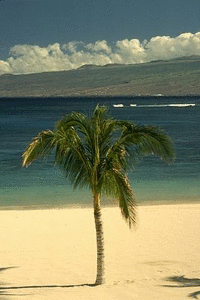
//> input picture data/input.pnm, 200 x 300 px
$ ./fzsegment 2 2 100 ../data/input.pnm out.png   (built with g++ and OpenCV 4)
//> lines starting //> are read from the running program, lines starting //| are printed output that depends on the picture
### src/disjoint-set.h
// [17 lines of licence text are left out]

#ifndef DISJOINT_SET
#define DISJOINT_SET

// disjoint-set forests using union-by-rank and path compression (sort of).

typedef struct {
  int rank;
  int p;
  int size;
} uni_elt;

class universe {
public:
  universe(int elements);
  ~universe();
  int find(int x);
  void join(int x, int y);
  int size(int x) const { return elts[x].size; }
  int num_sets() const { return num; }

private:
  uni_elt *elts;
  int num;
};

universe::universe(int elements) {
  elts = new uni_elt[elements];
  num = elements;
  for (int i = 0; i < elements; i++) {
    elts[i].rank = 0;
    elts[i].size = 1;
    elts[i].p = i;
  }
}

universe::~universe() {
  delete [] elts;
}

int universe::find(int x) {
  int y = x;
  while (y != elts[y].p)
    y = elts[y].p;
  elts[x].p = y;
  return y;
}

void universe::join(int x, int y) {
  if (elts[x].rank > elts[y].rank) {
    elts[y].p = x;
    elts[x].size += elts[y].size;
  } else {
    elts[x].p = y;
    elts[y].size += elts[x].size;
    if (elts[x].rank == elts[y].rank)
      elts[y].rank++;
  }
  num--;
}

#endif

### src/segment-graph.h
// [17 lines of licence text are left out]

#ifndef SEGMENT_GRAPH
#define SEGMENT_GRAPH

#include <algorithm>
#include <cmath>
#include "disjoint-set.h"

// threshold function
#define THRESHOLD(size, c) (c/size)

typedef struct {
  float w;
  int a, b;
} edge;

bool operator<(const edge &a, const edge &b) {
  return a.w < b.w;
}

/*
 * Segment a graph
 *
 * Returns a disjoint-set forest representing the segmentation.
 *
 * num_vertices: number of vertices in graph.
 * num_edges: number of edges in graph
 * edges: array of edges.
 * c: constant for treshold function.
 */
universe *segment_graph(int num_vertices, int num_edges, edge *edges,
			float c) {
  // sort edges by weight
  std::sort(edges, edges + num_edges);

  // make a disjoint-set forest
  universe *u = new universe(num_vertices);

  // init thresholds
  float *threshold = new float[num_vertices];
  for (int i = 0; i < num_vertices; i++)
    threshold[i] = THRESHOLD(1,c);

  // for each edge, in non-decreasing weight order...
  for (int i = 0; i < num_edges; i++) {
    edge *pedge = &edges[i];

    // components conected by this edge
    int a = u->find(pedge->a);
    int b = u->find(pedge->b);
    if (a != b) {
      if ((pedge->w <= threshold[a]) &&
	  (pedge->w <= threshold[b])) {
	u->join(a, b);
	a = u->find(a);
	threshold[a] = pedge->w + THRESHOLD(u->size(a), c);
      }
    }
  }

  // free up
  delete threshold;
  return u;
}

#endif

### src/fz-segment-image.h
// [17 lines of licence text are left out]

#ifndef SEGMENT_IMAGE
#define SEGMENT_IMAGE

#include <cstdlib>
#include <vector>
//#include <image.h>
//#include <misc.h>
//#include <filter.h>
#include "segment-graph.h"
#include "opencv2/imgproc/imgproc.hpp"

template <class T>
inline T square(const T &x) { return x*x; };

// random color
cv::Vec3b random_rgb(){
  //rgb c;
  //double r;
  cv::Vec3b c;

  c[0] = (uchar)random();
  c[1] = (uchar)random();
  c[2] = (uchar)random();

  return c;
}

// dissimilarity measure between pixels
static inline float diff(cv::Mat *im, int x1, int y1, int x2, int y2) {
  cv::Vec3b p1 = im->at<cv::Vec3b>(y1, x1);
  cv::Vec3b p2 = im->at<cv::Vec3b>(y2, x2);
  return sqrt(square(p1[0]-p2[0]) + square(p1[1]-p2[1]) + square(p1[2]-p2[2]));
}

// image convolution
void convolve_image(cv::Mat *src, cv::Mat *dst, std::vector<float> &mask) {
  int width = src->size().width, height = src->size().height;
  int len = mask.size();
  for (int y=0; y<height; y++) {
    for (int x=0; x<width; x++) {
      cv::Vec3b pixel = src->at<cv::Vec3b>(y, x);
      float sumr = mask[0]*pixel[0], sumg = mask[0]*pixel[1],
        sumb = mask[0]*pixel[2];
      for (int i=1; i<len; i++) {
        cv::Vec3b p1 = src->at<cv::Vec3b>(y, std::max(x-i, 0));
        cv::Vec3b p2 = src->at<cv::Vec3b>(y, std::min(x+i, width-1));
        sumr += mask[i]*(p1[0]+p2[1]);
        sumg += mask[i]*(p1[1]+p2[1]);
        sumb += mask[i]*(p1[2]+p2[2]);
      }
      pixel[0] = sumr;
      pixel[1] = sumg;
      pixel[2] = sumb;
      dst->at<cv::Vec3b>(x, y) = pixel;
    }
  }

}

// felzenswalb isnt using a standard gaussian filter
cv::Mat *smooth_image(cv::Mat *src, float sigma) {
  int width = src->size().width, height = src->size().height;
  // create mask
  sigma = std::max(sigma,0.01F);
  int WIDTH = 1;
  int len = (int)ceil(sigma*WIDTH) + 1;
  std::vector<float> mask(len);
  for (int i=0; i<len; i++) {
    mask[i] = exp(-0.5*square(i/sigma));
  }
  // normalise mask so it integrates to 1
  float sum = 0.0;
  for (int i=1; i<len; i++)
    sum += fabs(mask[i]);
  sum = 2*sum + fabs(mask[0]);
  for (int i=0; i<len; i++)
    mask[i] /= sum;
  // perform filtering
  cv::Mat *tmp = new cv::Mat(width, height, CV_8UC3, cv::Scalar(0,0,0));
  cv::Mat *dst = new cv::Mat(height, width, CV_8UC3, cv::Scalar(0,0,0));
  convolve_image(src, tmp, mask);
  convolve_image(tmp, dst, mask);
  // return result
  delete tmp;
  return dst;
}

/*
 * Segment an image
 *
 * Returns a color image representing the segmentation.
 *
 * im: image to segment.
 * sigma: to smooth the image.
 * c: constant for threshold function.
 * min_size: minimum component size (enforced by post-processing stage).
 * num_ccs: number of connected components in the segmentation.
 */
cv::Mat *segment_image(cv::Mat *im, float sigma, float c, int min_size,
			  int *num_ccs) {
  int width = im->size().width;
  int height = im->size().height;

  // produce a smoothed version of the original image
  // gaussian smoothing exp(-0.5*square(i/sigma), N = 4*sigma+1
  //int len = 2*(int)ceil(sigma * 4) + 1;
  //cv::Mat *smooth = new cv::Mat(height, width, CV_8UC3, cv::Scalar(0,0,0));
  //cv::GaussianBlur(*im, *smooth, cv::Size(0,0), sigma, 0);
  cv::Mat *smooth = smooth_image(im, sigma);

  // build graph
  edge *edges = new edge[width*height*4];
  int num = 0;
  for (int y = 0; y < height; y++) {
    for (int x = 0; x < width; x++) {
      if (x < width-1) {
        edges[num].a = y * width + x;
        edges[num].b = y * width + (x+1);
        edges[num].w = diff(smooth, x, y, x+1, y);
        num++;
      }

      if (y < height-1) {
        edges[num].a = y * width + x;
        edges[num].b = (y+1) * width + x;
        edges[num].w = diff(smooth, x, y, x, y+1);
        num++;
      }

      if ((x < width-1) && (y < height-1)) {
        edges[num].a = y * width + x;
        edges[num].b = (y+1) * width + (x+1);
        edges[num].w = diff(smooth, x, y, x+1, y+1);
        num++;
      }

      if ((x < width-1) && (y > 0)) {
        edges[num].a = y * width + x;
        edges[num].b = (y-1) * width + (x+1);
        edges[num].w = diff(smooth, x, y, x+1, y-1);
        num++;
      }
    }
  }
  delete smooth;

  // segment
  universe *u = segment_graph(width*height, num, edges, c);

  // post process small components
  for (int i = 0; i < num; i++) {
    int a = u->find(edges[i].a);
    int b = u->find(edges[i].b);
    if ((a != b) && ((u->size(a) < min_size) || (u->size(b) < min_size)))
      u->join(a, b);
  }
  delete [] edges;
  *num_ccs = u->num_sets();

  cv::Mat *output = new cv::Mat(height, width, CV_8UC3, cv::Scalar(0,0,0));
  // pick random colors for each component
  cv::Vec3b *colors = new cv::Vec3b[width*height];
  for (int i = 0; i < width*height; i++)
    colors[i] = random_rgb();

  for (int y = 0; y < height; y++) {
    for (int x = 0; x < width; x++) {
      int comp = u->find(y * width + x);
      cv::Vec3b pixel = output->at<cv::Vec3b>(y, x);
      pixel[0] = colors[comp][0];
      pixel[1] = colors[comp][1];
      pixel[2] = colors[comp][2];
      output->at<cv::Vec3b>(y, x) = pixel;
    }
  }

  delete [] colors;
  delete u;

  return output;
}

#endif

### src/fzsegment.cpp
/*
    fzsegment.cpp

    port of the felzenswalb segmentation code to opencv
*/

// c++
#include <iostream>
#include <cstdio>
#include <cstdlib>
// opencv
#include <opencv2/core/core.hpp>
#include <opencv2/highgui/highgui.hpp>
// local includes
#include "fz-segment-image.h"

int main(int argc, char **argv) {
  if (argc != 6) {
    std::cerr <<  "usage: " << argv[0] << " sigma k min input(ppm) output(ppm)\n";
    return 1;
  }

  float sigma = atof(argv[1]);
  float k = atof(argv[2]);
  int min_size = atoi(argv[3]);

  std::cout << "loading input image.\n";
  cv::Mat im = cv::imread(argv[4]);
//> im is the input picture: 300 rows x 200 cols, CV_8UC3; mean B, G, R 105, 133.3, 129.5
  if (!im.data)
  {
      std::cout << "failed to load : " << argv[4] << std::endl;
      return -1;
  }
  std::cout << "processing\n";
  int num_ccs;
  cv::Mat *seg = segment_image(&im, sigma, k, min_size, &num_ccs);
//> after the loop in convolve_image, `for (int y=0; y<height; y++)`:
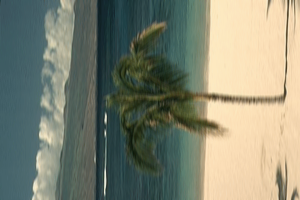
//> dst: 200 rows x 300 cols, CV_8UC3; mean B, G, R 115.1, 132.8, 129
//> after the loop in convolve_image (call 2), `for (int y=0; y<height; y++)`:
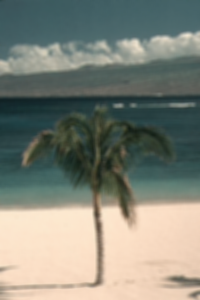
//> dst: 300 rows x 200 cols, CV_8UC3; mean B, G, R 121.3, 132.3, 128.6
//> the loop in segment_image, `for (int y = 0; y < height; y++)` made 300 passes
//> num on passes 1 to 3: 598, 1395, 2192
//> after the loop in segment_image, `for (int y = 0; y < height; y++)`: num = 238502
//> the loop in segment_graph, `for (int i = 0; i < num_edges; i++)` made 238502 passes
//> (pedge->a, a, pedge->b, b) on passes 2, 3, 4, 5, 6, 8, 9, 11, 12, 13, 16, 17: (8034, 7835, 7835, 7835), (54431, 54432, 54432, 54432), (46005, 46006, 46006, 46006), (8036, 8037, 8037, 8037), (46005, 46006, 46205, 46205), (54433, 54434, 54434, 54434), (46006, 46006, 46206, 46006), (54429, 54629, 54629, 54629), (46007, 46008, 46208, 46208), (46008, 46008, 46009, 46009), (8044, 8045, 8045, 8045), (28813, 28614, 28614, 28614)
//> (a, pedge->b, b) on passes 7, 10, 14, 15, 24, 26: (46006, 46206, 46206), (46006, 46207, 46207), (46008, 46208, 46008), (46008, 45809, 45809), (46198, 46199, 46199), (54428, 54627, 54627)
//> after the loop in segment_graph, `for (int i = 0; i < num_edges; i++)`: c = 2
//> the loop in segment_image, `for (int i = 0; i < num; i++)` made 238502 passes
//> (a, b) on passes 1 to 3: (46008, 46008), (7835, 7835), (54233, 54233)
//> after the loop in segment_image, `for (int y = 0; y < height; y++)`:
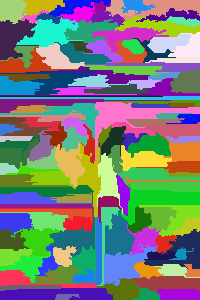
//> output: 300 rows x 200 cols, CV_8UC3; mean B, G, R 118.5, 126.6, 119.4
  cv::imwrite(argv[5], *seg);
  std::cout << "got " << num_ccs << " components\n";
//| got 140 components
  std::cout << "done! uff...thats hard work.\n";

  delete seg;

  return 0;
}
